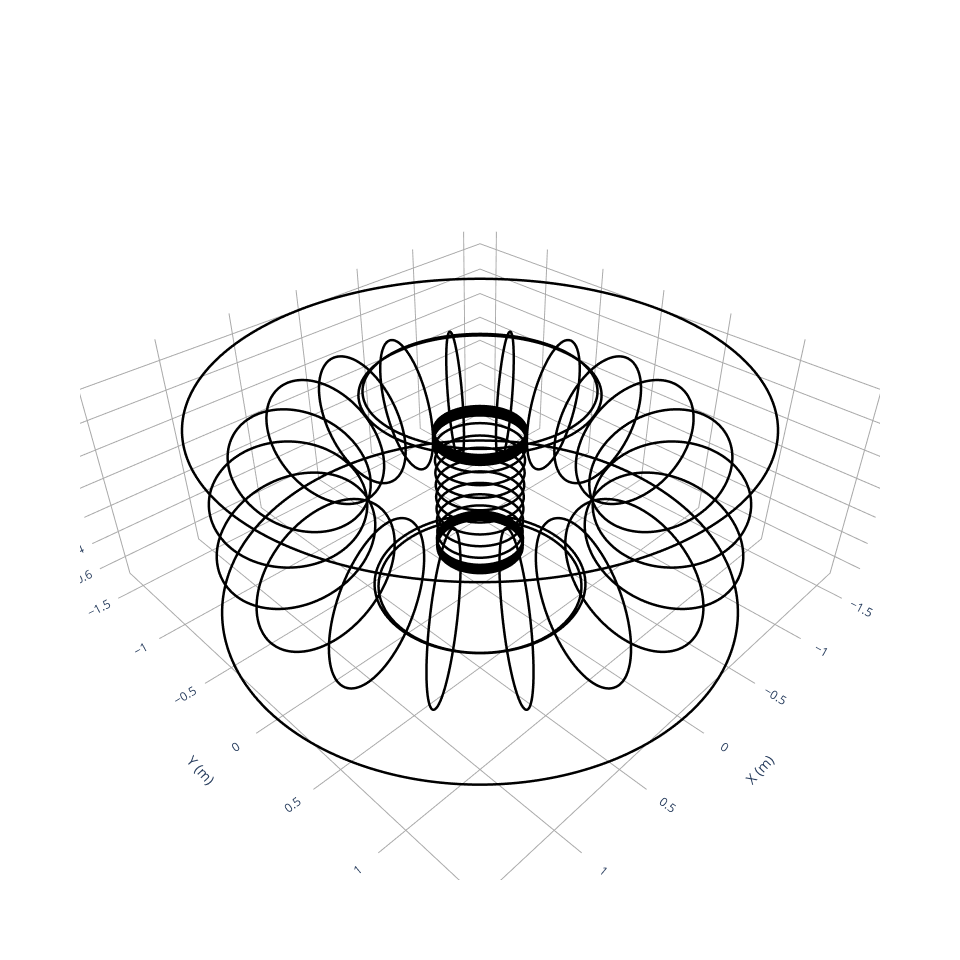

Notebook source saved alongside this figure:
### Code cell
fig = plot_coils(default_coils)
fig.write_html("hbt_default_coils.html")
fig

### Figure 1 — Plotly figure (JSON) as saved in the notebook; plotly's stock layout.template omitted (floating-point values rounded to 4 significant figures; data arrays with more than 128 entries replaced by an {"elided": "..."} marker saying what was removed)
{"data": [{"hovertext": "Current = -100520.66083440566 (A)", "line": {"color": "black", "dash": "solid", "width": 5}, "marker": {"opacity": 0, "size": 0}, "name": "TF coil", "showlegend": false, "type": "scatter3d", "x": {"elided": "801 float values"}, "y": {"elided": "801 float values"}, "z": {"elided": "801 float values"}}, {"hovertext": "Current = -100520.66083440566 (A)", "line": {"color": "black", "dash": "solid", "width": 5}, "marker": {"opacity": 0, "size": 0}, "name": "TF coil", "showlegend": false, "type": "scatter3d", "x": {"elided": "801 float values"}, "y": {"elided": "801 float values"}, "z": {"elided": "801 float values"}}, {"hovertext": "Current = -100520.66083440566 (A)", "line": {"color": "black", "dash": "solid", "width": 5}, "marker": {"opacity": 0, "size": 0}, "name": "TF coil", "showlegend": false, "type": "scatter3d", "x": {"elided": "801 float values"}, "y": {"elided": "801 float values"}, "z": {"elided": "801 float values"}}, {"hovertext": "Current = -100520.66083440566 (A)", "line": {"color": "black", "dash": "solid", "width": 5}, "marker": {"opacity": 0, "size": 0}, "name": "TF coil", "showlegend": false, "type": "scatter3d", "x": {"elided": "801 float values"}, "y": {"elided": "801 float values"}, "z": {"elided": "801 float values"}}, {"hovertext": "Current = -100520.66083440566 (A)", "line": {"color": "black", "dash": "solid", "width": 5}, "marker": {"opacity": 0, "size": 0}, "name": "TF coil", "showlegend": false, "type": "scatter3d", "x": {"elided": "801 float values"}, "y": {"elided": "801 float values"}, "z": {"elided": "801 float values"}}, {"hovertext": "Current = -100520.66083440566 (A)", "line": {"color": "black", "dash": "solid", "width": 5}, "marker": {"opacity": 0, "size": 0}, "name": "TF coil", "showlegend": false, "type": "scatter3d", "x": {"elided": "801 float values"}, "y": {"elided": "801 float values"}, "z": {"elided": "801 float values"}}, {"hovertext": "Current = -100520.66083440566 (A)", "line": {"color": "black", "dash": "solid", "width": 5}, "marker": {"opacity": 0, "size": 0}, "name": "TF coil", "showlegend": false, "type": "scatter3d", "x": {"elided": "801 float values"}, "y": {"elided": "801 float values"}, "z": {"elided": "801 float values"}}, {"hovertext": "Current = -100520.66083440566 (A)", "line": {"color": "black", "dash": "solid", "width": 5}, "marker": {"opacity": 0, "size": 0}, "name": "TF coil", "showlegend": false, "type": "scatter3d", "x": {"elided": "801 float values"}, "y": {"elided": "801 float values"}, "z": {"elided": "801 float values"}}, {"hovertext": "Current = -100520.66083440566 (A)", "line": {"color": "black", "dash": "solid", "width": 5}, "marker": {"opacity": 0, "size": 0}, "name": "TF coil", "showlegend": false, "type": "scatter3d", "x": {"elided": "801 float values"}, "y": {"elided": "801 float values"}, "z": {"elided": "801 float values"}}, {"hovertext": "Current = -100520.66083440566 (A)", "line": {"color": "black", "dash": "solid", "width": 5}, "marker": {"opacity": 0, "size": 0}, "name": "TF coil", "showlegend": false, "type": "scatter3d", "x": {"elided": "801 float values"}, "y": {"elided": "801 float values"}, "z": {"elided": "801 float values"}}, {"hovertext": "Current = -100520.66083440566 (A)", "line": {"color": "black", "dash": "solid", "width": 5}, "marker": {"opacity": 0, "size": 0}, "name": "TF coil", "showlegend": false, "type": "scatter3d", "x": {"elided": "801 float values"}, "y": {"elided": "801 float values"}, "z": {"elided": "801 float values"}}, {"hovertext": "Current = -100520.66083440566 (A)", "line": {"color": "black", "dash": "solid", "width": 5}, "marker": {"opacity": 0, "size": 0}, "name": "TF coil", "showlegend": false, "type": "scatter3d", "x": {"elided": "801 float values"}, "y": {"elided": "801 float values"}, "z": {"elided": "801 float values"}}, {"hovertext": "Current = -100520.66083440566 (A)", "line": {"color": "black", "dash": "solid", "width": 5}, "marker": {"opacity": 0, "size": 0}, "name": "TF coil", "showlegend": false, "type": "scatter3d", "x": {"elided": "801 float values"}, "y": {"elided": "801 float values"}, "z": {"elided": "801 float values"}}, {"hovertext": "Current = -100520.66083440566 (A)", "line": {"color": "black", "dash": "solid", "width": 5}, "marker": {"opacity": 0, "size": 0}, "name": "TF coil", "showlegend": false, "type": "scatter3d", "x": {"elided": "801 float values"}, "y": {"elided": "801 float values"}, "z": {"elided": "801 float values"}}, {"hovertext": "Current = -100520.66083440566 (A)", "line": {"color": "black", "dash": "solid", "width": 5}, "marker": {"opacity": 0, "size": 0}, "name": "TF coil", "showlegend": false, "type": "scatter3d", "x": {"elided": "801 float values"}, "y": {"elided": "801 float values"}, "z": {"elided": "801 float values"}}, {"hovertext": "Current = -100520.66083440566 (A)", "line": {"color": "black", "dash": "solid", "width": 5}, "marker": {"opacity": 0, "size": 0}, "name": "TF coil", "showlegend": false, "type": "scatter3d", "x": {"elided": "801 float values"}, "y": {"elided": "801 float values"}, "z": {"elided": "801 float values"}}, {"hovertext": "Current = -100520.66083440566 (A)", "line": {"color": "black", "dash": "solid", "width": 5}, "marker": {"opacity": 0, "size": 0}, "name": "TF coil", "showlegend": false, "type": "scatter3d", "x": {"elided": "801 float values"}, "y": {"elided": "801 float values"}, "z": {"elided": "801 float values"}}, {"hovertext": "Current = -100520.66083440566 (A)", "line": {"color": "black", "dash": "solid", "width": 5}, "marker": {"opacity": 0, "size": 0}, "name": "TF coil", "showlegend": false, "type": "scatter3d", "x": {"elided": "801 float values"}, "y": {"elided": "801 float values"}, "z": {"elided": "801 float values"}}, {"hovertext": "Current = -100520.66083440566 (A)", "line": {"color": "black", "dash": "solid", "width": 5}, "marker": {"opacity": 0, "size": 0}, "name": "TF coil", "showlegend": false, "type": "scatter3d", "x": {"elided": "801 float values"}, "y": {"elided": "801 float values"}, "z": {"elided": "801 float values"}}, {"hovertext": "Current = -100520.66083440566 (A)", "line": {"color": "black", "dash": "solid", "width": 5}, "marker": {"opacity": 0, "size": 0}, "name": "TF coil", "showlegend": false, "type": "scatter3d", "x": {"elided": "801 float values"}, "y": {"elided": "801 float values"}, "z": {"elided": "801 float values"}}, {"hovertext": "Current = -8800.0 (A)", "line": {"color": "black", "dash": "solid", "width": 5}, "marker": {"opacity": 0, "size": 0}, "name": "Outer VF coil", "showlegend": false, "type": "scatter3d", "x": {"elided": "801 float values"}, "y": {"elided": "801 float values"}, "z": {"elided": "801 float values"}}, {"hovertext": "Current = -8800.0 (A)", "line": {"color": "black", "dash": "solid", "width": 5}, "marker": {"opacity": 0, "size": 0}, "name": "Outer VF coil", "showlegend": false, "type": "scatter3d", "x": {"elided": "801 float values"}, "y": {"elided": "801 float values"}, "z": {"elided": "801 float values"}}, {"hovertext": "Current = 2200.0 (A)", "line": {"color": "black", "dash": "solid", "width": 5}, "marker": {"opacity": 0, "size": 0}, "name": "Inner VF coil", "showlegend": false, "type": "scatter3d", "x": {"elided": "801 float values"}, "y": {"elided": "801 float values"}, "z": {"elided": "801 float values"}}, {"hovertext": "Current = 2200.0 (A)", "line": {"color": "black", "dash": "solid", "width": 5}, "marker": {"opacity": 0, "size": 0}, "name": "Inner VF coil", "showlegend": false, "type": "scatter3d", "x": {"elided": "801 float values"}, "y": {"elided": "801 float values"}, "z": {"elided": "801 float values"}}, {"hovertext": "Current = 2200.0 (A)", "line": {"color": "black", "dash": "solid", "width": 5}, "marker": {"opacity": 0, "size": 0}, "name": "Inner VF coil", "showlegend": false, "type": "scatter3d", "x": {"elided": "801 float values"}, "y": {"elided": "801 float values"}, "z": {"elided": "801 float values"}}, {"hovertext": "Current = 2200.0 (A)", "line": {"color": "black", "dash": "solid", "width": 5}, "marker": {"opacity": 0, "size": 0}, "name": "Inner VF coil", "showlegend": false, "type": "scatter3d", "x": {"elided": "801 float values"}, "y": {"elided": "801 float values"}, "z": {"elided": "801 float values"}}, {"hovertext": "Current = 2200.0 (A)", "line": {"color": "black", "dash": "solid", "width": 5}, "marker": {"opacity": 0, "size": 0}, "name": "Inner VF coil", "showlegend": false, "type": "scatter3d", "x": {"elided": "801 float values"}, "y": {"elided": "801 float values"}, "z": {"elided": "801 float values"}}, {"hovertext": "Current = 2200.0 (A)", "line": {"color": "black", "dash": "solid", "width": 5}, "marker": {"opacity": 0, "size": 0}, "name": "Inner VF coil", "showlegend": false, "type": "scatter3d", "x": {"elided": "801 float values"}, "y": {"elided": "801 float values"}, "z": {"elided": "801 float values"}}, {"hovertext": "Current = 2200.0 (A)", "line": {"color": "black", "dash": "solid", "width": 5}, "marker": {"opacity": 0, "size": 0}, "name": "Inner VF coil", "showlegend": false, "type": "scatter3d", "x": {"elided": "801 float values"}, "y": {"elided": "801 float values"}, "z": {"elided": "801 float values"}}, {"hovertext": "Current = 2200.0 (A)", "line": {"color": "black", "dash": "solid", "width": 5}, "marker": {"opacity": 0, "size": 0}, "name": "Inner VF coil", "showlegend": false, "type": "scatter3d", "x": {"elided": "801 float values"}, "y": {"elided": "801 float values"}, "z": {"elided": "801 float values"}}, {"hovertext": "Current = 2200.0 (A)", "line": {"color": "black", "dash": "solid", "width": 5}, "marker": {"opacity": 0, "size": 0}, "name": "Inner VF coil", "showlegend": false, "type": "scatter3d", "x": {"elided": "801 float values"}, "y": {"elided": "801 float values"}, "z": {"elided": "801 float values"}}, {"hovertext": "Current = 2200.0 (A)", "line": {"color": "black", "dash": "solid", "width": 5}, "marker": {"opacity": 0, "size": 0}, "name": "Inner VF coil", "showlegend": false, "type": "scatter3d", "x": {"elided": "801 float values"}, "y": {"elided": "801 float values"}, "z": {"elided": "801 float values"}}, {"hovertext": "Current = 2200.0 (A)", "line": {"color": "black", "dash": "solid", "width": 5}, "marker": {"opacity": 0, "size": 0}, "name": "Inner VF coil", "showlegend": false, "type": "scatter3d", "x": {"elided": "801 float values"}, "y": {"elided": "801 float values"}, "z": {"elided": "801 float values"}}, {"hovertext": "Current = 2200.0 (A)", "line": {"color": "black", "dash": "solid", "width": 5}, "marker": {"opacity": 0, "size": 0}, "name": "Inner VF coil", "showlegend": false, "type": "scatter3d", "x": {"elided": "801 float values"}, "y": {"elided": "801 float values"}, "z": {"elided": "801 float values"}}, {"hovertext": "Current = -7400.0 (A)", "line": {"color": "black", "dash": "solid", "width": 5}, "marker": {"opacity": 0, "size": 0}, "name": "Inner OH coil", "showlegend": false, "type": "scatter3d", "x": {"elided": "801 float values"}, "y": {"elided": "801 float values"}, "z": {"elided": "801 float values"}}, {"hovertext": "Current = -7400.0 (A)", "line": {"color": "black", "dash": "solid", "width": 5}, "marker": {"opacity": 0, "size": 0}, "name": "Inner OH coil", "showlegend": false, "type": "scatter3d", "x": {"elided": "801 float values"}, "y": {"elided": "801 float values"}, "z": {"elided": "801 float values"}}, {"hovertext": "Current = -7400.0 (A)", "line": {"color": "black", "dash": "solid", "width": 5}, "marker": {"opacity": 0, "size": 0}, "name": "Inner OH coil", "showlegend": false, "type": "scatter3d", "x": {"elided": "801 float values"}, "y": {"elided": "801 float values"}, "z": {"elided": "801 float values"}}, {"hovertext": "Current = -7400.0 (A)", "line": {"color": "black", "dash": "solid", "width": 5}, "marker": {"opacity": 0, "size": 0}, "name": "Inner OH coil", "showlegend": false, "type": "scatter3d", "x": {"elided": "801 float values"}, "y": {"elided": "801 float values"}, "z": {"elided": "801 float values"}}, {"hovertext": "Current = -7400.0 (A)", "line": {"color": "black", "dash": "solid", "width": 5}, "marker": {"opacity": 0, "size": 0}, "name": "Inner OH coil", "showlegend": false, "type": "scatter3d", "x": {"elided": "801 float values"}, "y": {"elided": "801 float values"}, "z": {"elided": "801 float values"}}, {"hovertext": "Current = -7400.0 (A)", "line": {"color": "black", "dash": "solid", "width": 5}, "marker": {"opacity": 0, "size": 0}, "name": "Inner OH coil", "showlegend": false, "type": "scatter3d", "x": {"elided": "801 float values"}, "y": {"elided": "801 float values"}, "z": {"elided": "801 float values"}}, {"hovertext": "Current = -7400.0 (A)", "line": {"color": "black", "dash": "solid", "width": 5}, "marker": {"opacity": 0, "size": 0}, "name": "Inner OH coil", "showlegend": false, "type": "scatter3d", "x": {"elided": "801 float values"}, "y": {"elided": "801 float values"}, "z": {"elided": "801 float values"}}, {"hovertext": "Current = -7400.0 (A)", "line": {"color": "black", "dash": "solid", "width": 5}, "marker": {"opacity": 0, "size": 0}, "name": "Inner OH coil", "showlegend": false, "type": "scatter3d", "x": {"elided": "801 float values"}, "y": {"elided": "801 float values"}, "z": {"elided": "801 float values"}}, {"hovertext": "Current = -7400.0 (A)", "line": {"color": "black", "dash": "solid", "width": 5}, "marker": {"opacity": 0, "size": 0}, "name": "Outer OH coil", "showlegend": false, "type": "scatter3d", "x": {"elided": "801 float values"}, "y": {"elided": "801 float values"}, "z": {"elided": "801 float values"}}, {"hovertext": "Current = -7400.0 (A)", "line": {"color": "black", "dash": "solid", "width": 5}, "marker": {"opacity": 0, "size": 0}, "name": "Outer OH coil", "showlegend": false, "type": "scatter3d", "x": {"elided": "801 float values"}, "y": {"elided": "801 float values"}, "z": {"elided": "801 float values"}}, {"hovertext": "Current = -7400.0 (A)", "line": {"color": "black", "dash": "solid", "width": 5}, "marker": {"opacity": 0, "size": 0}, "name": "Outer OH coil", "showlegend": false, "type": "scatter3d", "x": {"elided": "801 float values"}, "y": {"elided": "801 float values"}, "z": {"elided": "801 float values"}}, {"hovertext": "Current = -7400.0 (A)", "line": {"color": "black", "dash": "solid", "width": 5}, "marker": {"opacity": 0, "size": 0}, "name": "Outer OH coil", "showlegend": false, "type": "scatter3d", "x": {"elided": "801 float values"}, "y": {"elided": "801 float values"}, "z": {"elided": "801 float values"}}], "layout": {"height": 960.5, "scene": {"aspectmode": "data", "xaxis": {"backgroundcolor": "white", "gridcolor": "darkgrey", "showbackground": false, "showgrid": true, "showticklabels": true, "title": {"text": "X (m)"}, "zeroline": true, "zerolinecolor": "darkgrey"}, "yaxis": {"backgroundcolor": "white", "gridcolor": "darkgrey", "showbackground": false, "showgrid": true, "showticklabels": true, "title": {"text": "Y (m)"}, "zeroline": true, "zerolinecolor": "darkgrey"}, "zaxis": {"backgroundcolor": "white", "gridcolor": "darkgrey", "showbackground": false, "showgrid": true, "showticklabels": true, "title": {"text": "Z (m)"}, "zeroline": true, "zerolinecolor": "darkgrey"}}, "width": 960.5}}
